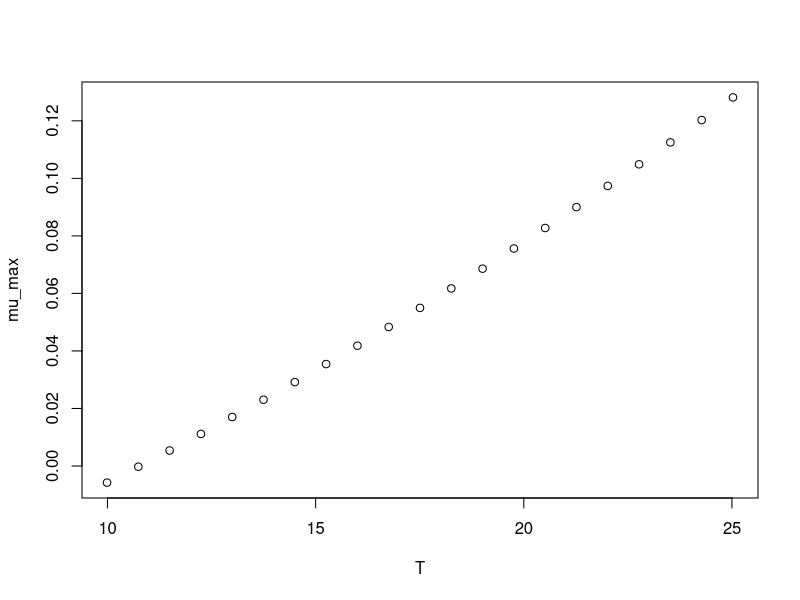

R code for this plot:
#############################
# start of Parameter script
#############################
T <- seq(9.99000999000999,25.025,length.out=21)
#############################
# end of Parameter script
#############################
############################# 
# start of Model script Gropin ID 1263 
#############################
 
# constant coefficients for this model
 
variables <- data.frame(T)
argumentsPar <- expand.grid(variables)
 
# heart of the model
response_surface <- function(T) {
   mumax <-0.005052*T-0.06723+0.0001101*T^2

return(mumax=mumax)
} 

# output parameters
mumax <- cbind(argumentsPar,response_surface(argumentsPar['T']))
colnames(mumax) <- c(colnames(argumentsPar),'mumax')
#############################
# End of Model script
#############################
############################# 
# start of Visualisation script Gropin ID 1263 
#############################
plot(T,mumax$mumax,
                          xlab='T',
                          ylab='mu_max')
#############################
# End of Visualisation script
#############################
